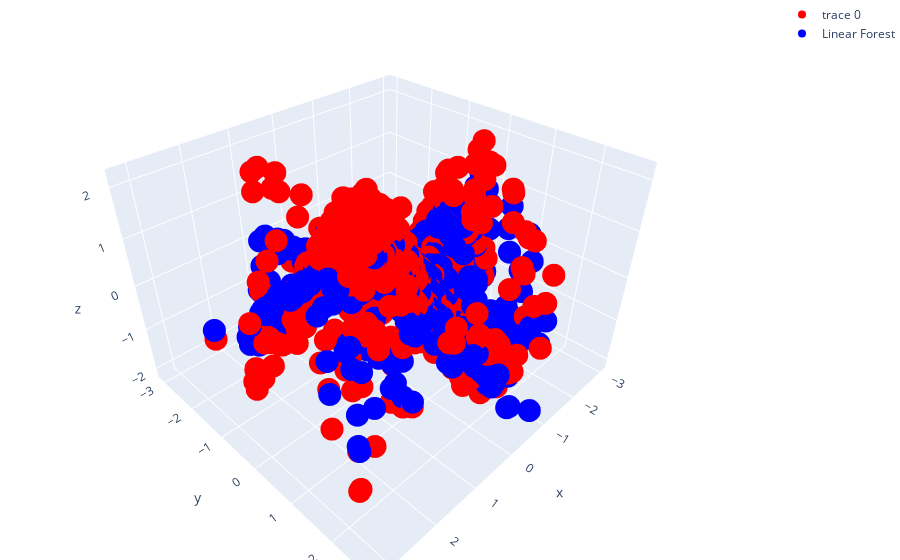

The cell this chart's notebook holds for it:
### Code cell
# Create a figure
fig = go.Figure()

# Add the first scatter plot
fig.add_trace(
    go.Scatter3d(x=x[:, 0], y=x[:, 1], z=y, mode="markers", marker=dict(color="red"))
)

# Add the predictions from each method
fig.add_trace(
    go.Scatter3d(
        x=x[:, 0],
        y=x[:, 1],
        z=pred1.flatten(),
        mode="markers",
        marker=dict(color="blue"),
        name="Linear Forest",
    )
)

# fig.add_trace(
#     go.Scatter3d(
#         x=x[:, 0],
#         y=x[:, 1],
#         z=pred2.flatten(),
#         mode="markers",
#         marker=dict(color="green"),
#         name="Random Forest",
#     )
# )

# Update the layout
fig.update_layout(margin=dict(l=0, r=0, b=0, t=0))

# Show the figure
fig.show()

### Figure 1 — Plotly figure (JSON) as saved in the notebook; plotly's stock layout.template omitted (floating-point values rounded to 4 significant figures; data arrays with more than 128 entries replaced by an {"elided": "..."} marker saying what was removed)
{"data": [{"marker": {"color": "red"}, "mode": "markers", "type": "scatter3d", "x": {"elided": "1000 float values"}, "y": {"elided": "1000 float values"}, "z": {"elided": "1000 float values"}}, {"marker": {"color": "blue"}, "mode": "markers", "name": "Linear Forest", "type": "scatter3d", "x": {"elided": "1000 float values"}, "y": {"elided": "1000 float values"}, "z": {"elided": "1000 float values"}}], "layout": {"margin": {"b": 0, "l": 0, "r": 0, "t": 0}}}
